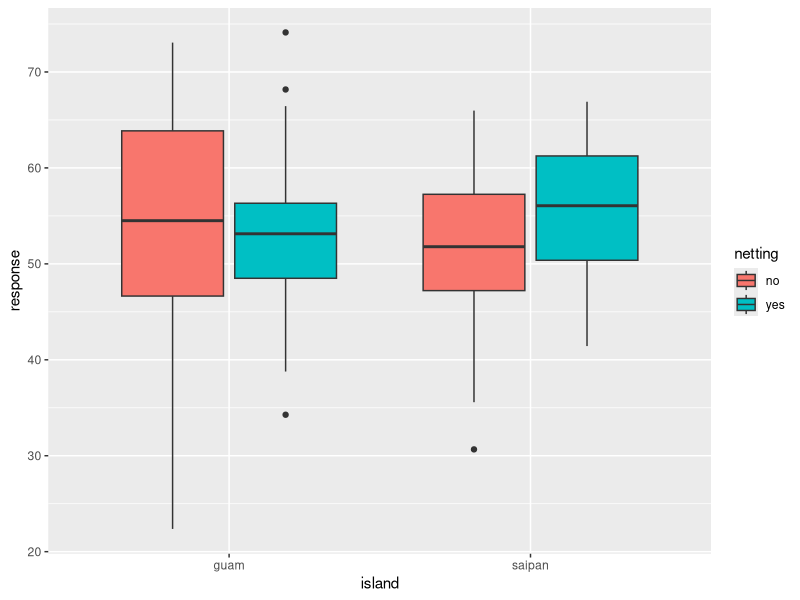

Write the R code that produced this figure.
#Data simulation - spider transplant data

library(tidyverse)

transplant_tidy <- read.csv("data/tidy/transplant_tidy.csv")

#We need the following columns: 
  # response: websize or duration
  # predictors: island, site, netting

# We sampled two islands: Guam & Saipan. 
# Aimed for 3 sites on Saipan, 3 sites on Guam
# At each site, we aimed for 14 webs
# half of the webs with netting, half without
# total of 14*6 = 84 webs

with(transplant_tidy, ftable(island, site, netting))

#simulate response first
# we will treat websize as a normal distribution
# we predict that webs will be smaller on Saipan without a net 
gnetwebsize <- rnorm(n=21, mean=c(54), sd = c(10)) #simulate guam with net
gnonetwebsize <- rnorm(n=21, mean=c(54), sd = c(10)) #simulate guam without net
snetwebsize <- rnorm(n=21, mean=c(54), sd = c(10)) #simulate saipan with net
snonetwebsize <- rnorm(n=21, mean=c(49), sd = c(8)) #simulate saipan without net
response <- c(gnetwebsize, gnonetwebsize, snetwebsize, snonetwebsize)

#simulate predictors

island <- rep(c("guam", "saipan"), each = 42)
gsite <- factor(rep (c("a", "b", "c"), each = 7, times = 2))
ssite <- factor(rep (c("d", "e", "f"), each = 7, times = 2))
site <- c(gsite, ssite) #just need to use c() because both are vectors
netting <- rep (c("yes", "no"), each = 21, times = 2)

#combine all into a dataframe 
simtransplant <- data.frame(island, site, netting, response)
write.csv(simtransplant,"data/tidy/simtransplant.csv")

#look at response
ggplot(simtransplant, aes(island, response, fill=netting))+
  geom_boxplot()

#Run a model with dataset
m1<-lm(response~netting*island)
summary(m1)

#other helpful code: 
trtmt <- sample(c("Treated","Untreated"), size = 20, replace = TRUE)
ifelse(trtmt=="Treated", yes = rnorm(20, 10, 1), no = rnorm(20, 20, 1))
